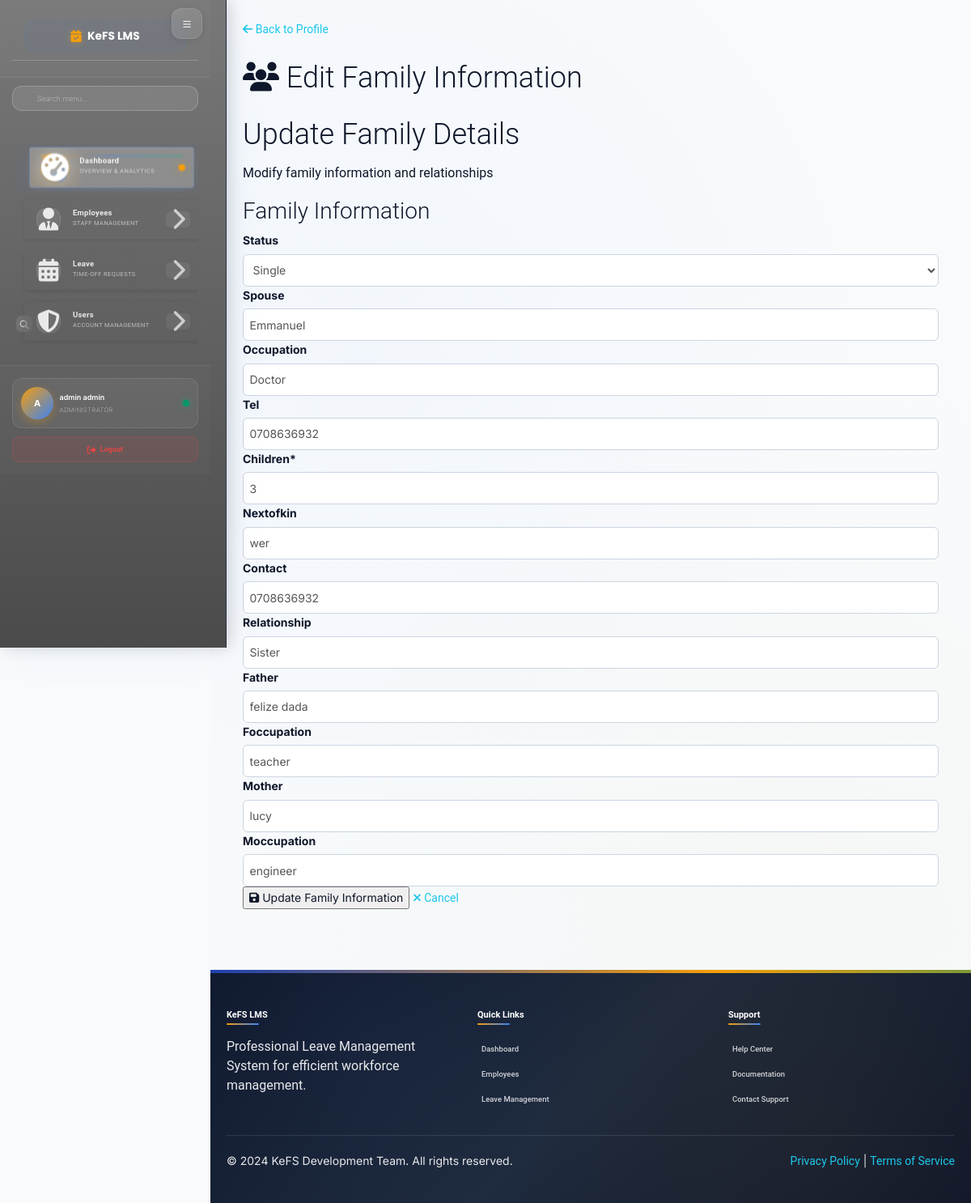
/dashboard/employee/family/edit/1/ (signed in), run on an earlier commit of the app's database.
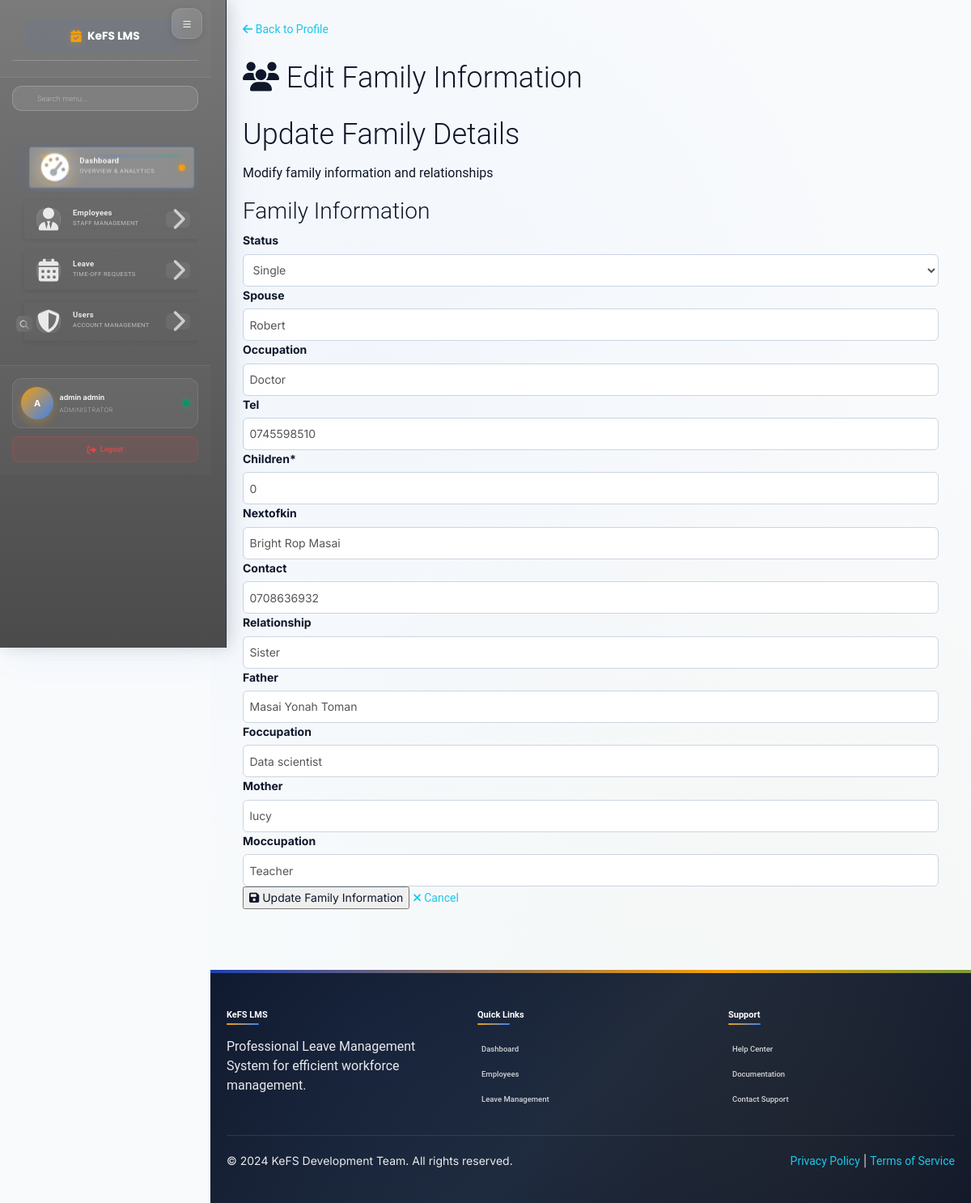
And on a later commit of the database.
### employee/models.py (models this page shows, shortened)
class Family(models.Model):
    STATUS_CHOICES = [
        ('single', 'Single'),
        ('married', 'Married'),
        ('widowed', 'Widowed'),
        ('divorced', 'Divorced'),
        ('prefer_not_to_say', 'Prefer Not to Say'),
    ]
    user = models.ForeignKey(settings.AUTH_USER_MODEL, on_delete=models.CASCADE)
    employee = models.ForeignKey(Employee, on_delete=models.CASCADE)
    status = models.CharField(max_length=100, choices=STATUS_CHOICES, blank=True)
    spouse = models.CharField(max_length=100, blank=True)
    occupation = models.CharField(max_length=100, blank=True)
    tel = models.CharField(max_length=20, blank=True)
    children = models.IntegerField(default=0)
    nextofkin = models.CharField(max_length=100, blank=True)
    contact = models.CharField(max_length=20, blank=True)
    relationship = models.CharField(max_length=100, blank=True)
    father = models.CharField(max_length=100, blank=True)
    foccupation = models.CharField(max_length=100, blank=True)
    mother = models.CharField(max_length=100, blank=True)
    moccupation = models.CharField(max_length=100, blank=True)
    updated = models.DateTimeField(auto_now=True)

### dashboard/views.py (the view)
# urls.py: path('employee/family/edit/<int:id>/', views.family_edit_data, name='familyedit'),
def family_edit_data(request, id):
    if not (request.user.is_authenticated and (request.user.is_superuser or request.user.is_staff)):
        return redirect('/')
    employee = get_object_or_404(Employee, id=id)
    family = get_object_or_404(Family, employee=employee)
    if request.method == 'POST':
        form = FamilyCreateForm(request.POST, request.FILES, instance=family)
        if form.is_valid():
            form.save()
            messages.success(request, 'Family Information Updated Successfully !!!',
                             extra_tags='alert alert-success alert-dismissible show')
            return redirect('dashboard:employees')
        else:
            messages.error(request, 'Error Updating Family Information', extra_tags='alert alert-warning alert-dismissible show')
            return HttpResponse("Form data not valid")
    else:
        form = FamilyCreateForm(instance=family)
    dataset = {
        'form': form,
        'title': f'Edit Family Information - {employee.get_full_name}'  # Accessing as a property or field
    }
    return render(request, 'dashboard/employee_family_edit.html', dataset)

### employee/forms.py
class FamilyCreateForm(forms.ModelForm):
    class Meta:
        model = Family
        fields = ['status', 'spouse', 'occupation', 'tel', 'children', 'nextofkin', 'contact', 'relationship', 'father', 'foccupation', 'mother', 'moccupation']
        widgets = {
            'status': forms.Select(attrs={'class': 'form-control'}),
            'spouse': forms.TextInput(attrs={'class': 'form-control'}),
            'occupation': forms.TextInput(attrs={'class': 'form-control'}),
            'tel': forms.TextInput(attrs={'class': 'form-control'}),
            'children': forms.NumberInput(attrs={'class': 'form-control'}),
            'nextofkin': forms.TextInput(attrs={'class': 'form-control'}),
            'contact': forms.TextInput(attrs={'class': 'form-control'}),
            'relationship': forms.TextInput(attrs={'class': 'form-control'}),
            'father': forms.TextInput(attrs={'class': 'form-control'}),
            'foccupation': forms.TextInput(attrs={'class': 'form-control'}),
            'mother': forms.TextInput(attrs={'class': 'form-control'}),
            'moccupation': forms.TextInput(attrs={'class': 'form-control'}),
        }

### templates/dashboard/employee_family_edit.html (shortened to what this page needs)
{% extends '_layout.html' %}
{% load static %}
{% load crispy_forms_tags %}
{% block content %}
<div class="edit-page-container">
    <div class="container-fluid">
        <a href="{% url 'dashboard:employeeinfo' form.instance.employee.id %}" class="back-link">
            <i class="fas fa-arrow-left"></i> Back to Profile
        </a>
        <div class="edit-form-card">
            <h2 class="edit-header">
                <i class="fas fa-users"></i> Edit Family Information
            </h2>
            <div class="edit-body">
                <div class="edit-title">
                    <h2>Update Family Details</h2>
                    <p>Modify family information and relationships</p>
                </div>
                <div class="form-section">
                    <h3 class="form-section-title">Family Information</h3>
                    <form action="" method="POST" enctype="multipart/form-data" id="edit-form">
                        {{ form|crispy }}
                    </form>
                </div>
                <div class="form-actions">
                    <button type="submit" form="edit-form" class="btn-update">
                        <i class="fas fa-save"></i> Update Family Information
                    </button>
                    <a href="{% url 'dashboard:employeeinfo' form.instance.employee.id %}" class="btn-cancel">
                        <i class="fas fa-times"></i> Cancel
                    </a>
                </div>
            </div>
        </div>
    </div>
</div>
{% endblock %}

What changed in the data, as far as the page shows it:
changed Family "Single": spouse "Emmanuel" → "Robert"; tel "0708636932" → "0745598510"; children "3" → "0"; nextofkin "wer" → "Bright Rop Masai"; father "felize dada" → "Masai Yonah Toman"; foccupation "teacher" → "Data scientist"; moccupation "engineer" → "Teacher"
